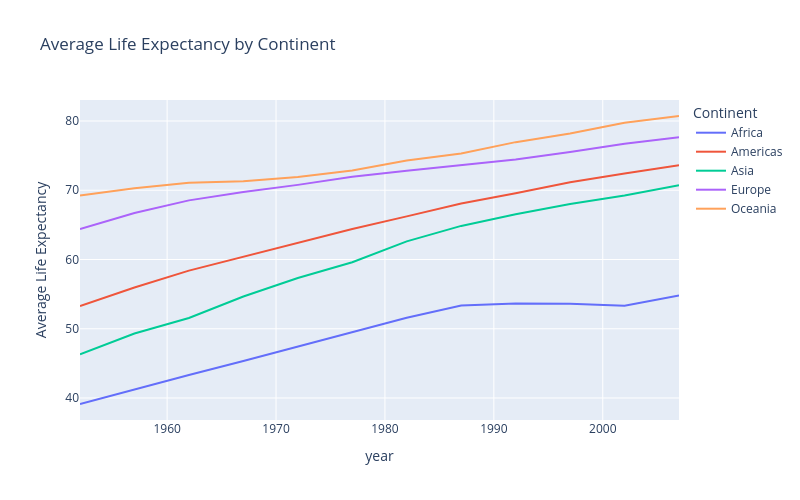

Notebook source saved alongside this figure:
### Code cell
fig = px.line(
    df_continent,
    x="year",
    y="lifeExp_mean",
    color="continent",
    title="Average Life Expectancy by Continent",
    labels={"continent": "Continent", "lifeExp_mean": "Average Life Expectancy"}
)
fig.update_layout(autosize=False, width=800, height=500)
fig.show()

### Figure 1 — Plotly figure (JSON) as saved in the notebook; plotly's stock layout.template omitted (floating-point values rounded to 4 significant figures)
{"data": [{"hovertemplate": "Continent=Africa<br>year=%{x}<br>Average Life Expectancy=%{y}<extra></extra>", "legendgroup": "Africa", "line": {"color": "#636efa", "dash": "solid"}, "marker": {"symbol": "circle"}, "mode": "lines", "name": "Africa", "orientation": "v", "showlegend": true, "type": "scatter", "x": [1952, 1957, 1962, 1967, 1972, 1977, 1982, 1987, 1992, 1997, 2002, 2007], "xaxis": "x", "y": [39.14, 41.27, 43.32, 45.33, 47.45, 49.58, 51.59, 53.34, 53.63, 53.6, 53.33, 54.81], "yaxis": "y"}, {"hovertemplate": "Continent=Americas<br>year=%{x}<br>Average Life Expectancy=%{y}<extra></extra>", "legendgroup": "Americas", "line": {"color": "#EF553B", "dash": "solid"}, "marker": {"symbol": "circle"}, "mode": "lines", "name": "Americas", "orientation": "v", "showlegend": true, "type": "scatter", "x": [1952, 1957, 1962, 1967, 1972, 1977, 1982, 1987, 1992, 1997, 2002, 2007], "xaxis": "x", "y": [53.28, 55.96, 58.4, 60.41, 62.39, 64.39, 66.23, 68.09, 69.57, 71.15, 72.42, 73.61], "yaxis": "y"}, {"hovertemplate": "Continent=Asia<br>year=%{x}<br>Average Life Expectancy=%{y}<extra></extra>", "legendgroup": "Asia", "line": {"color": "#00cc96", "dash": "solid"}, "marker": {"symbol": "circle"}, "mode": "lines", "name": "Asia", "orientation": "v", "showlegend": true, "type": "scatter", "x": [1952, 1957, 1962, 1967, 1972, 1977, 1982, 1987, 1992, 1997, 2002, 2007], "xaxis": "x", "y": [46.31, 49.32, 51.56, 54.66, 57.32, 59.61, 62.62, 64.85, 66.54, 68.02, 69.23, 70.73], "yaxis": "y"}, {"hovertemplate": "Continent=Europe<br>year=%{x}<br>Average Life Expectancy=%{y}<extra></extra>", "legendgroup": "Europe", "line": {"color": "#ab63fa", "dash": "solid"}, "marker": {"symbol": "circle"}, "mode": "lines", "name": "Europe", "orientation": "v", "showlegend": true, "type": "scatter", "x": [1952, 1957, 1962, 1967, 1972, 1977, 1982, 1987, 1992, 1997, 2002, 2007], "xaxis": "x", "y": [64.41, 66.7, 68.54, 69.74, 70.78, 71.94, 72.81, 73.64, 74.44, 75.51, 76.7, 77.65], "yaxis": "y"}, {"hovertemplate": "Continent=Oceania<br>year=%{x}<br>Average Life Expectancy=%{y}<extra></extra>", "legendgroup": "Oceania", "line": {"color": "#FFA15A", "dash": "solid"}, "marker": {"symbol": "circle"}, "mode": "lines", "name": "Oceania", "orientation": "v", "showlegend": true, "type": "scatter", "x": [1952, 1957, 1962, 1967, 1972, 1977, 1982, 1987, 1992, 1997, 2002, 2007], "xaxis": "x", "y": [69.25, 70.3, 71.09, 71.31, 71.91, 72.85, 74.29, 75.32, 76.94, 78.19, 79.74, 80.72], "yaxis": "y"}], "layout": {"autosize": false, "height": 500, "legend": {"title": {"text": "Continent"}, "tracegroupgap": 0}, "title": {"text": "Average Life Expectancy by Continent"}, "width": 800, "xaxis": {"anchor": "y", "domain": [0, 1], "title": {"text": "year"}}, "yaxis": {"anchor": "x", "domain": [0, 1], "title": {"text": "Average Life Expectancy"}}}}
